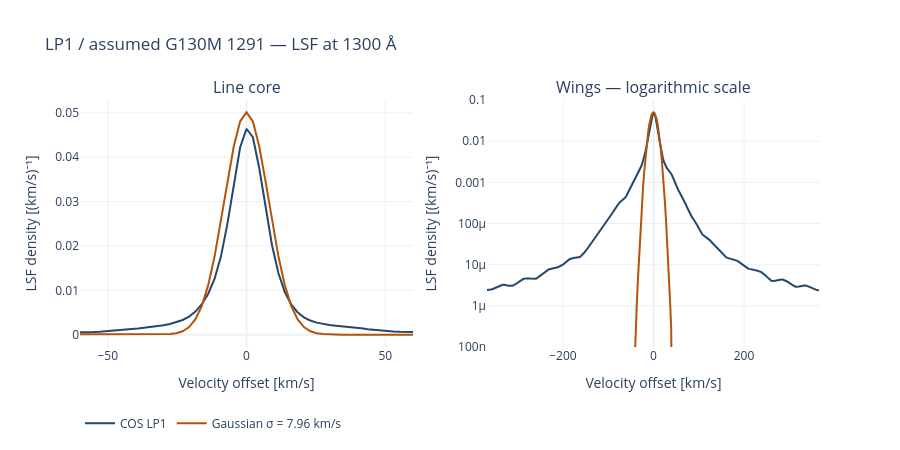

The cell this chart's notebook holds for it:
### Code cell
TARGET_WAVELENGTH_A = 1300.0
DISPERSION_A_PER_PIXEL = 0.00997  # Nominal G130M dispersion
GAUSSIAN_SIGMA_KMS = 7.96
C_KMS = 299792.458

# Select the closest tabulated wavelength.
index = int(np.argmin(np.abs(lsf_wavelengths - TARGET_WAVELENGTH_A)))
lsf_wave = float(lsf_wavelengths[index])
lsf_kernel = lsf_kernels[:, index]

# Convert native LSF pixel offsets to approximate velocity offsets.
pixel_offsets = np.arange(lsf_kernel.size) - lsf_kernel.size // 2
dv_lsf = C_KMS * DISPERSION_A_PER_PIXEL / lsf_wave
lsf_velocity = pixel_offsets * dv_lsf

# Evaluate the previous Gaussian approximation on the same grid.
gaussian_kernel = np.exp(
    -0.5 * (lsf_velocity / GAUSSIAN_SIGMA_KMS) ** 2
)
gaussian_kernel /= gaussian_kernel.sum()

lsf_fig = make_subplots(
    rows=1,
    cols=2,
    subplot_titles=["Line core", "Wings — logarithmic scale"],
)

profiles = [
    ("COS LP1", lsf_kernel, "#24476B"),
    ("Gaussian σ = 7.96 km/s", gaussian_kernel, "#B45309"),
]

for label, kernel, color in profiles:
    density = kernel / dv_lsf

    for column in (1, 2):
        # Zero values cannot be displayed on a logarithmic axis.
        plotted = density if column == 1 else np.where(
            density > 0.0, density, np.nan
        )

        lsf_fig.add_trace(
            go.Scatter(
                x=lsf_velocity,
                y=plotted,
                mode="lines",
                name=label,
                legendgroup=label,
                showlegend=(column == 1),
                line=dict(color=color, width=2),
                connectgaps=False,
            ),
            row=1,
            col=column,
        )

lsf_fig.update_xaxes(title_text="Velocity offset [km/s]")
lsf_fig.update_xaxes(range=[-60, 60], row=1, col=1)
lsf_fig.update_xaxes(
    range=[lsf_velocity[0], lsf_velocity[-1]], row=1, col=2
)
lsf_fig.update_yaxes(title_text="LSF density [(km/s)⁻¹]")
lsf_fig.update_yaxes(type="log", range=[-7, -1], row=1, col=2)

lsf_fig.update_layout(
    title=f"LP1 / assumed G130M 1291 — LSF at {lsf_wave:.0f} Å",
    template="plotly_white",
    height=450,
    legend=dict(orientation="h", y=-0.25),
)
lsf_fig.show(config={"scrollZoom": True})

print(f"Native LSF sampling: {dv_lsf:.3f} km/s per pixel")

### Figure 1 — Plotly figure (JSON) as saved in the notebook; plotly's stock layout.template omitted (floating-point values rounded to 4 significant figures; data arrays with more than 128 entries replaced by an {"elided": "..."} marker saying what was removed)
{"data": [{"connectgaps": false, "legendgroup": "COS LP1", "line": {"color": "#24476B", "width": 2}, "mode": "lines", "name": "COS LP1", "showlegend": true, "type": "scatter", "x": {"elided": "321 float values"}, "xaxis": "x", "y": {"elided": "321 float values"}, "yaxis": "y"}, {"connectgaps": false, "legendgroup": "COS LP1", "line": {"color": "#24476B", "width": 2}, "mode": "lines", "name": "COS LP1", "showlegend": false, "type": "scatter", "x": {"elided": "321 float values"}, "xaxis": "x2", "y": {"elided": "321 float values"}, "yaxis": "y2"}, {"connectgaps": false, "legendgroup": "Gaussian σ = 7.96 km/s", "line": {"color": "#B45309", "width": 2}, "mode": "lines", "name": "Gaussian σ = 7.96 km/s", "showlegend": true, "type": "scatter", "x": {"elided": "321 float values"}, "xaxis": "x", "y": {"elided": "321 float values"}, "yaxis": "y"}, {"connectgaps": false, "legendgroup": "Gaussian σ = 7.96 km/s", "line": {"color": "#B45309", "width": 2}, "mode": "lines", "name": "Gaussian σ = 7.96 km/s", "showlegend": false, "type": "scatter", "x": {"elided": "321 float values"}, "xaxis": "x2", "y": {"elided": "321 float values"}, "yaxis": "y2"}], "layout": {"annotations": [{"font": {"size": 16}, "showarrow": false, "text": "Line core", "x": 0.225, "xanchor": "center", "xref": "paper", "y": 1, "yanchor": "bottom", "yref": "paper"}, {"font": {"size": 16}, "showarrow": false, "text": "Wings — logarithmic scale", "x": 0.775, "xanchor": "center", "xref": "paper", "y": 1, "yanchor": "bottom", "yref": "paper"}], "height": 450, "legend": {"orientation": "h", "y": -0.25}, "title": {"text": "LP1 / assumed G130M 1291 — LSF at 1300 Å"}, "xaxis": {"anchor": "y", "domain": [0, 0.45], "range": [-60, 60], "title": {"text": "Velocity offset [km/s]"}}, "xaxis2": {"anchor": "y2", "domain": [0.55, 1], "range": [-367.9, 367.9], "title": {"text": "Velocity offset [km/s]"}}, "yaxis": {"anchor": "x", "domain": [0, 1], "title": {"text": "LSF density [(km/s)⁻¹]"}}, "yaxis2": {"anchor": "x2", "domain": [0, 1], "range": [-7, -1], "title": {"text": "LSF density [(km/s)⁻¹]"}, "type": "log"}}}
